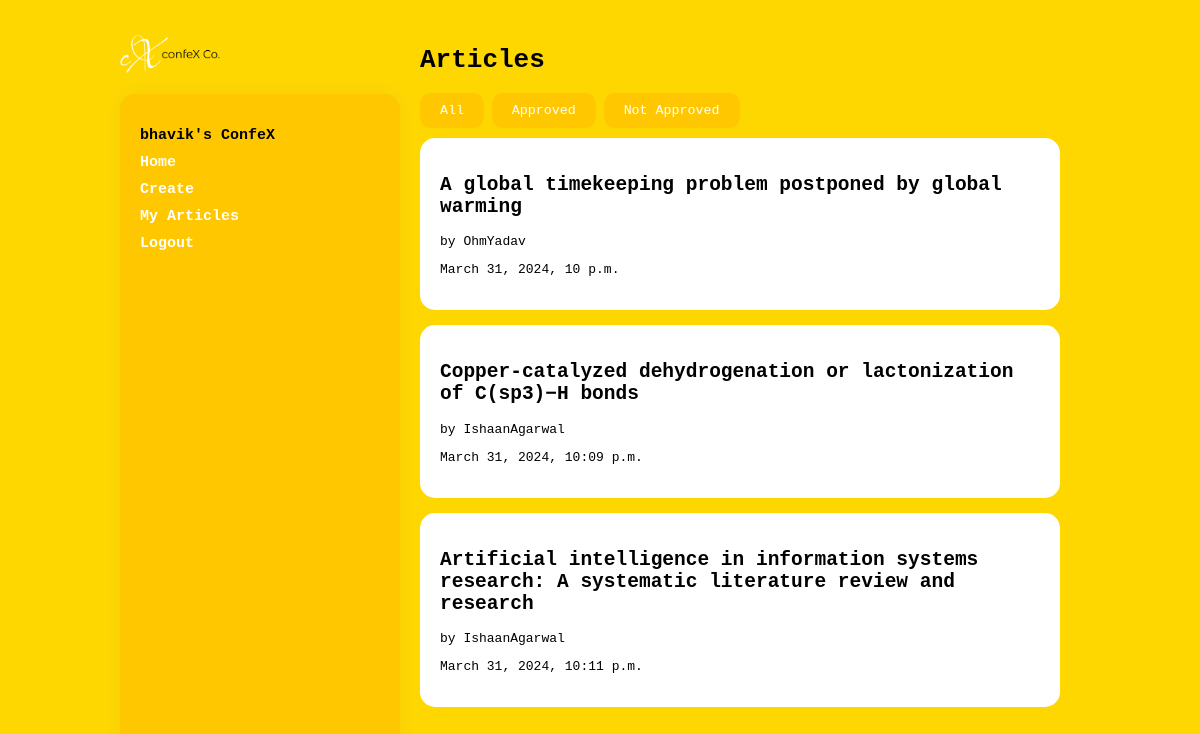
Screenshot of /articles/ (signed in) with the database file from the repository.
### articles/models.py (models this page shows, shortened)
class Article(models.Model):
    title = models.CharField(max_length=100)
    slug = models.SlugField()
    body = models.TextField()
    date = models.DateTimeField(auto_now_add=True)
    thumb = models.ImageField(default='default1.png', blank=True)
    author = models.ForeignKey(User, default=None, on_delete=models.CASCADE)
    approved = models.BooleanField(default=False)
    pdf = models.FileField(upload_to='pdfs/', blank=True)
    email = models.EmailField()
    organization = models.CharField(max_length=255)

### articles/views.py (the view)
# urls.py: path('', views.article_list, name='list'),
def article_list(request):
    articles = Article.objects.all().order_by('date')
    return render(request, 'articles/article_list.html', {'articles': articles})

### articles/templates/articles/article_list.html (shortened to what this page needs)
{% extends 'base_layout.html' %}
{% block content %}
    <h1>Articles</h1>
    <button class="filter-btn" data-filter="all">All</button>
    <button class="filter-btn" data-filter="approved">Approved</button>
    <button class="filter-btn" data-filter="not-approved">Not Approved</button>
    <div id="article-container">
        {% for article in articles %}
            <a href="{% url 'articles:detail' slug=article.slug %}" class="article-link">
                <div class="article-cell {% if article.approved %}approved{% else %}not-approved{% endif %}">
                    <h2>{{ article.title }}</h2>
                    <p>by {{ article.author }}</p>
                    <p>{{ article.date }}</p>
                </div>
            </a>
            <br>
        {% endfor %}
    </div>
{% endblock %}

### templates/base_layout.html (shortened to what this page needs)
{% load static %}
<html>
<head>
    <link rel="stylesheet" href="{% static 'styles.css' %}">
</head>
<body>
    <div class="wrapper">
        <header>
            <h1><a href="{% url 'home' %}" class="logo"><img src="{% static 'logo1.png' %}" style="width:100px;height:51px;"></a></h1>
            <nav class="sidebar">
                <ul>
                    {% if user.is_authenticated %}
                    <li class="welcome">{{ user.username }}'s ConfeX</li>
                    {% endif %}
                    <li><a href="{% url 'home' %}">Home</a></li>
                    {% if user.is_authenticated %}
                    <li><a href="{% url 'articles:create' %}">Create</a></li>
                    <li><a href="{% url 'articles:my_articles' %}">My Articles</a></li>
                    <li>
                        <form class="logout-link" action="{% url 'accounts:logout' %}" method="post">
                            <button type="submit">Logout</button>
                        </form>
                    </li>
                    {% else %}
                    <li><a href="{% url 'accounts:login' %}">Login</a></li>
                    <li><a href="{% url 'accounts:signup' %}">Signup</a></li>
                    {% endif %}
                </ul>
            </nav>
        </header>
        <div class="content">
            {% block content %}
            {% endblock %}
        </div>
    </div>
</body>
</html>

### assets/styles.css (style rules this page uses)
body { background-color: #FFD700; color: #000; }
body * { font-family: monospace; }
.wrapper { max-width: 960px; margin: 0 auto; display: grid; grid-template-columns: auto 1fr; }
.sidebar { background-color: #ff5c0021; color: #000; padding: 20px; border-radius: 15px; box-shadow: 0 0 20px rgba(147, 143, 143, 0.1); height: 1000vh; width: 30vh; transition: background-color 0.3s; }
.sidebar ul { list-style-type: none; padding: 0; }
.sidebar li { margin-bottom: 10px; }
.sidebar a { color: #fff; font-size: 15px; font-weight: bold; text-decoration: none; transition: color 0.3s; }
.content { padding: 20px; }
.article-link { display: block; text-decoration: none; color: #000; }
.article-cell { background-color: #fff; padding: 20px; border-radius: 15px; transition: box-shadow 0.5s, background-color 0.5s; }
h2 { text-decoration: none; color: #000; }
.logout-link button { background: none; border: none; color: #fff; font-size: 15px; font-weight: bold; cursor: pointer; transition: color 0.3s; padding: 0.01; }
.filter-btn { background-color: #ff5c0021; color: #fff; border: none; padding: 10px 20px; border-radius: 11px; margin-bottom: 10px; cursor: pointer; transition: background-color 0.3s, color 0.3s; }
.sidebar .welcome { font-size: 15px; font-weight: bold; }
button { border-radius: 7px; background-color: #fff; border: none; padding: 7px; cursor: pointer; }

### rows the page displays
Article: title "A global timekeeping problem postponed by global warming", author "OhmYadav", date "March 31, 2024, 10 p.m."
Article: title "Copper-catalyzed dehydrogenation or lactonization of C(sp3)−H bonds", author "IshaanAgarwal", date "March 31, 2024, 10:09 p.m."
Article: title "Artificial intelligence in information systems research: A systematic literature review and research", author "IshaanAgarwal", date "March 31, 2024, 10:11 p.m."

### other values shown
{{ user.username }} "bhavik"
